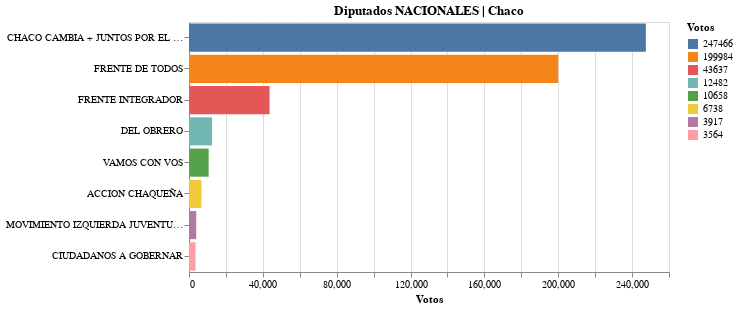

The notebook cell saved with this chart:
### Code cell
alt.Chart(source, width=480, height=250, title="Diputados NACIONALES | Chaco").mark_bar().encode(
    x=alt.X('votos:Q', title='Votos'), #  stack="normalize"),
     y=alt.Y('Agrupacion:N', sort='-x', title=''),   
    color=alt.Color('votos:N', title= 'Votos', sort='-x'),
    tooltip=['votos','Agrupacion'],
).interactive()

### Figure 1 — Vega-Lite specification as saved in the notebook (floating-point values rounded to 4 significant figures)
{"config": {"view": {"continuousWidth": 400, "continuousHeight": 300}}, "data": {"name": "data-3ad6436891274c7e03aea0f1d2e497c5"}, "mark": "bar", "encoding": {"color": {"type": "nominal", "field": "votos", "sort": "-x", "title": "Votos"}, "tooltip": [{"type": "quantitative", "field": "votos"}, {"type": "nominal", "field": "Agrupacion"}], "x": {"type": "quantitative", "field": "votos", "title": "Votos"}, "y": {"type": "nominal", "field": "Agrupacion", "sort": "-x", "title": ""}}, "height": 250, "selection": {"selector002": {"type": "interval", "bind": "scales", "encodings": ["x", "y"]}}, "title": "Diputados NACIONALES | Chaco", "width": 480, "$schema": "https://vega.github.io/schema/vega-lite/v4.8.1.json", "datasets": {"data-3ad6436891274c7e03aea0f1d2e497c5": [{"Agrupacion": "CHACO CAMBIA + JUNTOS POR EL CAMBIO", "votos": 247466}, {"Agrupacion": "FRENTE DE TODOS", "votos": 199984}, {"Agrupacion": "FRENTE INTEGRADOR", "votos": 43637}, {"Agrupacion": "DEL OBRERO", "votos": 12482}, {"Agrupacion": "VAMOS CON VOS", "votos": 10658}, {"Agrupacion": "ACCION CHAQUEÑA", "votos": 6738}, {"Agrupacion": "MOVIMIENTO IZQUIERDA JUVENTUD DIGNIDAD", "votos": 3917}, {"Agrupacion": "CIUDADANOS A GOBERNAR", "votos": 3564}]}}
